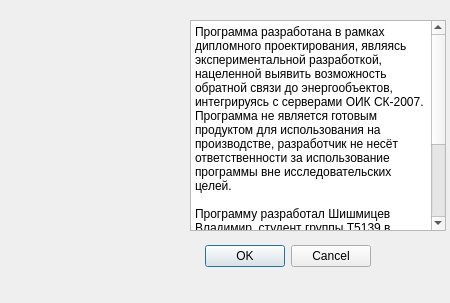
<?xml version="1.0" encoding="UTF-8"?>
<ui version="4.0">
 <class>AboutDialog</class>
 <widget class="QDialog" name="AboutDialog">
  <property name="geometry">
   <rect>
    <x>0</x>
    <y>0</y>
    <width>450</width>
    <height>303</height>
   </rect>
  </property>
  <property name="windowTitle">
   <string>О программе</string>
  </property>
  <widget class="QDialogButtonBox" name="buttonBox">
   <property name="geometry">
    <rect>
     <x>30</x>
     <y>240</y>
     <width>341</width>
     <height>32</height>
    </rect>
   </property>
   <property name="orientation">
    <enum>Qt::Horizontal</enum>
   </property>
   <property name="standardButtons">
    <set>QDialogButtonBox::Cancel|QDialogButtonBox::Ok</set>
   </property>
  </widget>
  <widget class="QLabel" name="label">
   <property name="geometry">
    <rect>
     <x>10</x>
     <y>20</y>
     <width>161</width>
     <height>211</height>
    </rect>
   </property>
   <property name="text">
    <string/>
   </property>
   <property name="pixmap">
    <pixmap resource="resources.qrc">:/new/prefix1/je_photo.jpeg</pixmap>
   </property>
  </widget>
  <widget class="QTextBrowser" name="textBrowser">
   <property name="geometry">
    <rect>
     <x>190</x>
     <y>20</y>
     <width>256</width>
     <height>211</height>
    </rect>
   </property>
   <property name="html">
    <string>&lt;!DOCTYPE HTML PUBLIC &quot;-//W3C//DTD HTML 4.0//EN&quot; &quot;http://www.w3.org/TR/REC-html40/strict.dtd&quot;&gt;
&lt;html&gt;&lt;head&gt;&lt;meta name=&quot;qrichtext&quot; content=&quot;1&quot; /&gt;&lt;style type=&quot;text/css&quot;&gt;
p, li { white-space: pre-wrap; }
&lt;/style&gt;&lt;/head&gt;&lt;body style=&quot; font-family:'Sans'; font-size:9pt; font-weight:400; font-style:normal;&quot;&gt;
&lt;p style=&quot; margin-top:0px; margin-bottom:0px; margin-left:0px; margin-right:0px; -qt-block-indent:0; text-indent:0px;&quot;&gt;Программа разработана в рамках дипломного проектирования, являясь экспериментальной разработкой, нацеленной выявить возможность обратной связи до энергообъектов, интегрируясь с серверами ОИК СК-2007. Программа не является готовым продуктом для использования на производстве, разработчик не несёт ответственности за использование программы вне исследовательских целей.&lt;br /&gt;&lt;br /&gt;Программу разработал Шишмицев Владимир, студент группы Т5139 в рамках дипломного проектирования на тему &amp;quot;Модернизация диспетчерского управления подстанцией Левашово&amp;quot;,&lt;br /&gt;&lt;/p&gt;
&lt;p style=&quot; margin-top:0px; margin-bottom:0px; margin-left:0px; margin-right:0px; -qt-block-indent:0; text-indent:0px;&quot;&gt;Программа распространяется с исходными кодами, обратиться за которыми можно по адресу ниже.&lt;br /&gt;(2014 год, je-system soft, email: pyxie@gmx.com, jabber: pixie@jabber.se)&lt;/p&gt;&lt;/body&gt;&lt;/html&gt;</string>
   </property>
  </widget>
 </widget>
 <resources>
  <include location="resources.qrc"/>
 </resources>
 <connections>
  <connection>
   <sender>buttonBox</sender>
   <signal>accepted()</signal>
   <receiver>AboutDialog</receiver>
   <slot>accept()</slot>
   <hints>
    <hint type="sourcelabel">
     <x>248</x>
     <y>254</y>
    </hint>
    <hint type="destinationlabel">
     <x>157</x>
     <y>274</y>
    </hint>
   </hints>
  </connection>
  <connection>
   <sender>buttonBox</sender>
   <signal>rejected()</signal>
   <receiver>AboutDialog</receiver>
   <slot>reject()</slot>
   <hints>
    <hint type="sourcelabel">
     <x>316</x>
     <y>260</y>
    </hint>
    <hint type="destinationlabel">
     <x>286</x>
     <y>274</y>
    </hint>
   </hints>
  </connection>
 </connections>
</ui>
